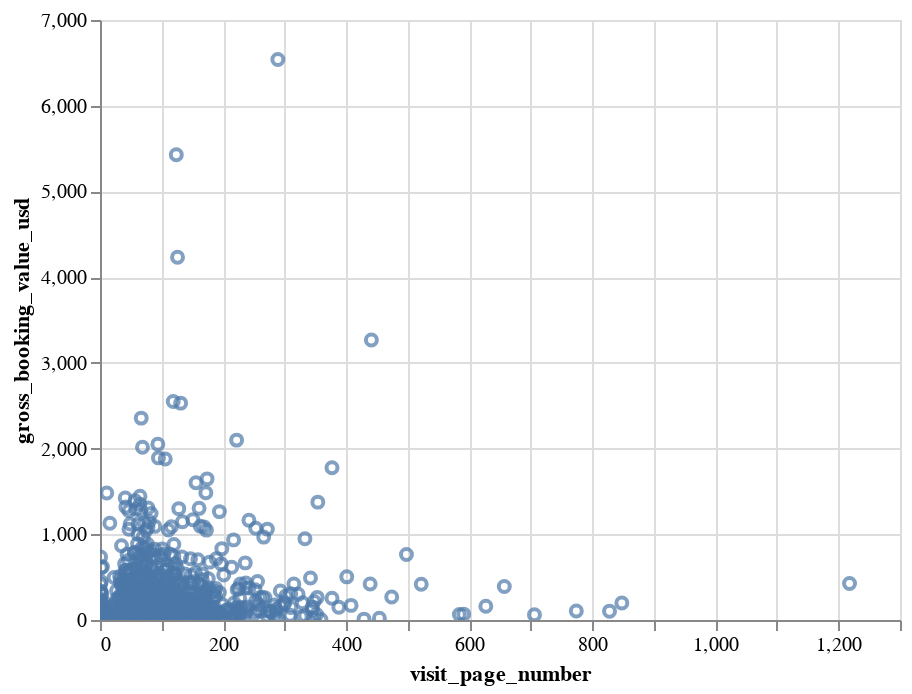

Notebook source saved alongside this figure:
### Code cell
alt.Chart(bkg_sample_df).mark_point().encode(
    x='visit_page_number',
    y='gross_booking_value_usd'
).interactive()

### Figure 1 — Vega-Lite specification as saved in the notebook (floating-point values rounded to 4 significant figures; data arrays with more than 128 entries replaced by an {"elided": "..."} marker saying what was removed)
{"$schema": "https://vega.github.io/schema/vega-lite/v3.2.1.json", "config": {"mark": {"tooltip": null}, "view": {"height": 300, "width": 400}}, "data": {"name": "data-d381decd2424db34383d43598c447b72"}, "datasets": {"data-d381decd2424db34383d43598c447b72": {"elided": "1000 records"}}, "encoding": {"x": {"field": "visit_page_number", "type": "quantitative"}, "y": {"field": "gross_booking_value_usd", "type": "quantitative"}}, "mark": "point", "selection": {"selector008": {"bind": "scales", "encodings": ["x", "y"], "type": "interval"}}}
